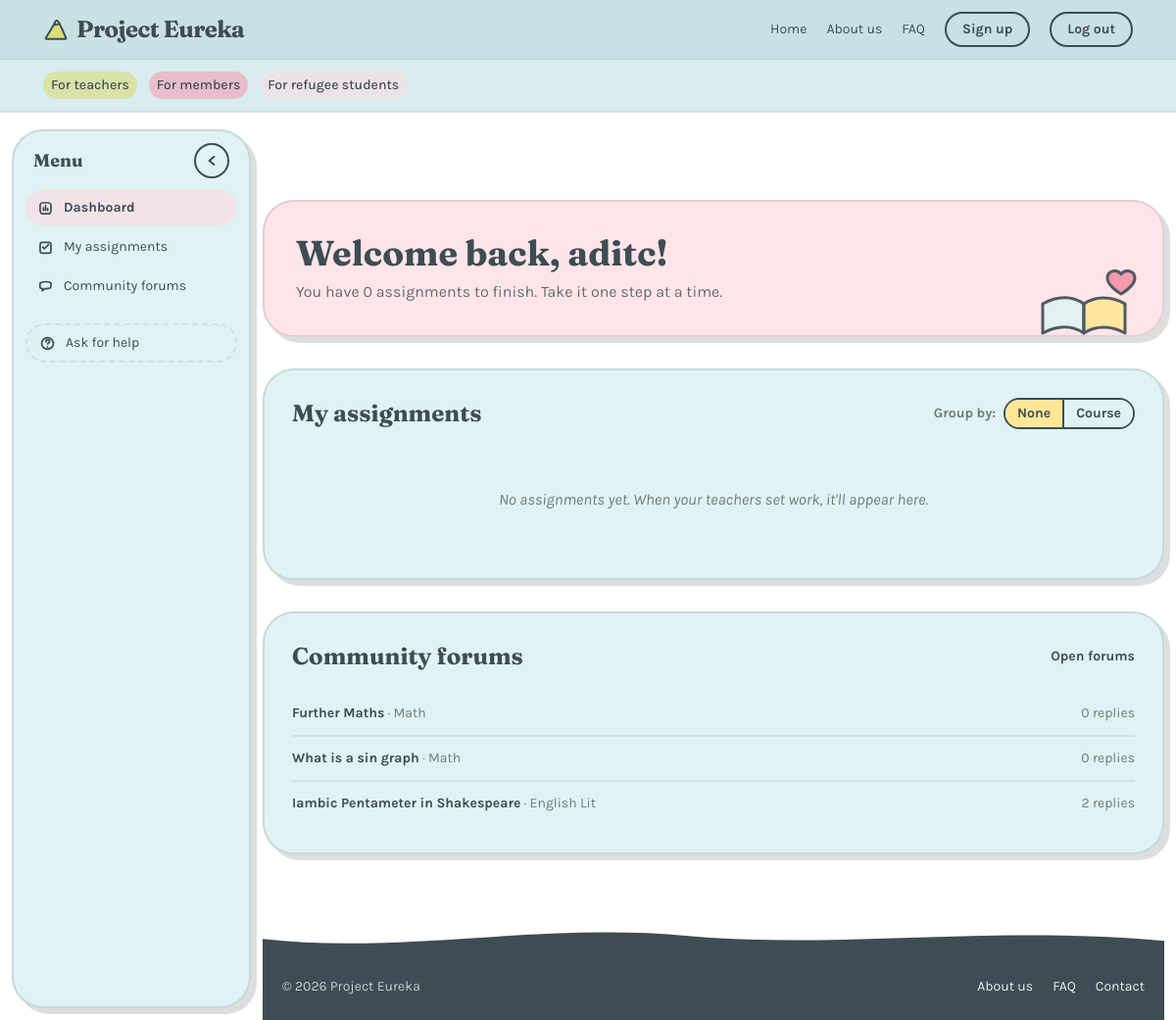
Page /refugees/dashboard/ (signed in) on the committed database.
### core/models.py (models this page shows, shortened)
class User(AbstractUser):
    class Role(models.TextChoices):
        TEACHER = 'TEACHER', 'Teacher'
        CCA_MEMBER = 'CCA_MEMBER', 'CCA Member'
        REFUGEE_STUDENT = 'REFUGEE_STUDENT', 'Refugee Student'
        STUDENT = 'STUDENT', 'Student'
    email = models.EmailField(unique=True)
    username = models.CharField(max_length=50, unique=True)
    role = models.CharField(
        max_length=100,
        choices=Role.choices,
        default=Role.STUDENT,
        help_text="Select your user role"
    )

### forum/models.py (models this page shows)
class Thread(models.Model):
    category = models.ForeignKey(Category, on_delete=models.CASCADE, related_name="threads")
    title = models.CharField(max_length=200)
    author = models.ForeignKey(settings.AUTH_USER_MODEL, on_delete=models.SET_NULL, null=True)
    body = models.TextField()  # the opening post's body lives on the thread
    created_at = models.DateTimeField(auto_now_add=True)
    updated_at = models.DateTimeField(auto_now=True)
    is_pinned = models.BooleanField(default=False)
    is_locked = models.BooleanField(default=False)

class Category(models.Model):
    name = models.CharField(max_length=80)
    slug = models.SlugField(unique=True)
    description = models.TextField(blank=True)
    order = models.PositiveIntegerField(default=0)  # for display order

### refugees/views.py (the view)
# urls.py: path("dashboard/", views.dashboard, name="dashboard"),
@ensure_csrf_cookie
@login_required
def dashboard(request):
    student = request.user
    enrolled_course_ids = student.enrollments.values_list("course_id", flat=True)
    assignments = (
        Assignment.objects
        .filter(course_id__in=enrolled_course_ids)
        .select_related("course", "course__teacher")
        .order_by("title")
    )
    for assignment in assignments:
        AssignmentCompletion.objects.get_or_create(
            assignment=assignment,
            student=student,
            defaults={"is_done": False},
        )
    completions = (
        AssignmentCompletion.objects
        .filter(student=student, assignment__course_id__in=enrolled_course_ids)
        .select_related("assignment", "assignment__course", "assignment__course__teacher")
        .order_by("assignment__title")
    )
    pending_count = completions.filter(is_done=False).count()
    recent_threads = (
        Thread.objects
        .select_related("category", "author")
        .annotate(reply_count=Count("replies"))
        .order_by("-created_at")[:3]
    )
    context = {
        "current_page": "refugees",
        "signed_in": True,
        "display_name": student.get_short_name() or student.username,
        "avatar_letter": (student.get_short_name() or student.username)[:1].upper(),
        "completions": completions,
        "pending_count": pending_count,
        "recent_threads": recent_threads,
    }
    return render(request, "refugees/dashboard.html", context)

### refugees/templates/refugees/dashboard.html (shortened to what this page needs)
{% extends "base.html" %}
{% load static %}
{% load i18n %}
{% block body %}
{% include "partials/header.html" %}
  <aside id="sidebar" aria-label="{% translate 'Student menu' %}">
    <nav class="h-full flex flex-col rounded-blob bg-cream border-2 border-ink/15 shadow-[6px_6px_0_0_rgba(62,76,84,0.18)] p-3 text-sm overflow-y-auto">
      <div class="flex items-center justify-between gap-2 px-2 pb-3">
        <p class="sb-title font-display font-bold text-lg">{% translate "Menu" %}</p>
        <button id="sidebar-toggle" type="button" aria-label="{% translate 'Collapse menu' %}" aria-expanded="true"
                class="grid place-items-center w-9 h-9 rounded-full border-2 border-ink bg-cream hover:bg-butter/70 transition-colors">
          <svg width="16" height="16" viewBox="0 0 20 20" fill="none" aria-hidden="true">
            <path d="M13 5 L 7 10 L 13 15" stroke="#3E4C54" stroke-width="2.5" stroke-linecap="round" stroke-linejoin="round"/>
          </svg>
        </button>
      </div>
      <ul class="space-y-1">
        <li><a href="#dashboard" aria-current="page" title="{% translate 'Dashboard' %}" class="flex items-center gap-2.5 rounded-full bg-blush/60 px-3 py-2 font-bold">
          <span class="sb-label">{% translate "Dashboard" %}</span></a></li>
        <li><a href="#assignments" title="{% translate 'My assignments' %}" class="flex items-center gap-2.5 rounded-full px-3 py-2 hover:bg-blush/40 transition-colors">
          <span class="sb-label">{% translate "My assignments" %}</span></a></li>
        <li><a href="#forums" title="{% translate 'Community forums' %}" class="flex items-center gap-2.5 rounded-full px-3 py-2 hover:bg-blush/40 transition-colors">
          <svg width="17" height="17" viewBox="0 0 20 20" fill="none" aria-hidden="true" class="flex-none"><path d="M3.5 5.5 C 7 4 13 4 16.5 5.5 c.3 2.2 0 4.6-.6 6 c-2 1-4.5 1.2-6.6 1 L6 15 l.4-2.6 c-1 0-2-.4-2.9-.9 C 3 10.1 3.2 7.7 3.5 5.5 Z" stroke="#3E4C54" stroke-width="2" stroke-linejoin="round"/></svg>
          <span class="sb-label">{% translate "Community forums" %}</span></a></li>
        <li class="pt-4"><a href="{% url 'core:contact' %}" title="{% translate 'Ask for help' %}" class="flex items-center gap-2.5 rounded-full px-3 py-2 hover:bg-blush/40 transition-colors border-2 border-ink/10 border-dashed">
          <svg width="17" height="17" viewBox="0 0 20 20" fill="none" aria-hidden="true" class="flex-none"><circle cx="10" cy="10" r="7" stroke="#3E4C54" stroke-width="2"/><path d="M8 8 c 0-1.5 1-2.5 2.2-2.5 c 1.4 0 2.3 1 2.3 2 c 0 1.5-1.5 1.8-2.3 3 M10 14 v.1" stroke="#3E4C54" stroke-width="2" stroke-linecap="round"/></svg>
          <span class="sb-label">{% translate "Ask for help" %}</span></a></li>
      </ul>
    </nav>
  </aside>
  <div id="main-shell" class="pt-32">
    <main id="dashboard" class="pb-16 pt-6 space-y-8">
      <section class="reveal relative overflow-hidden rounded-blob bg-blush/70 border-2 border-ink/15 shadow-[6px_6px_0_0_rgba(62,76,84,0.18)] p-8">
        <h1 class="font-display text-3xl md:text-4xl font-bold mb-2">{% translate "Welcome back," %} {{ display_name|default:"Amira" }}!</h1>
        <p class="text-ink/80 max-w-md">
        </p>
      </section>
      <section id="assignments" class="reveal rounded-blob bg-cream border-2 border-ink/15 shadow-[6px_6px_0_0_rgba(62,76,84,0.18)] p-7">
        <div class="flex flex-wrap items-center justify-between gap-4 mb-5">
          <h2 class="font-display text-2xl font-bold">{% translate "My assignments" %}</h2>
          <div class="flex items-center gap-2 text-sm">
            <span class="text-inksoft font-bold">{% translate "Group by:" %}</span>
            <div class="inline-flex rounded-full border-2 border-ink overflow-hidden">
              <button type="button" id="group-none" class="px-3 py-1 font-bold bg-butter" aria-pressed="true">{% translate "None" %}</button>
              <button type="button" id="group-course" class="px-3 py-1 font-bold bg-cream hover:bg-butter/60 transition-colors border-l-2 border-ink" aria-pressed="false">{% translate "Course" %}</button>
            </div>
          </div>
        </div>
        <ul id="assignment-list" class="space-y-3">
          {% for c in completions %}
            <li class="assignment-row flex flex-wrap items-center gap-3 rounded-2xl border-2 border-ink/10 p-4 {% if c.is_done %}bg-mint/10{% else %}bg-cream{% endif %}"
                data-course="{{ c.assignment.course.name }}">
              <input type="checkbox"
                     id="completion-{{ c.pk }}"
                     class="doodle-check flex-none"
                     {% if c.is_done %}checked{% endif %}>
              <label for="completion-{{ c.pk }}" class="cursor-pointer flex-1 min-w-0">
                <span class="assignment-title font-bold {% if c.is_done %}line-through text-inksoft/60{% endif %}">{{ c.assignment.title }}</span>
                <span class="block text-xs text-inksoft mt-0.5">
                  {{ c.assignment.course.name }}
                  · {% blocktranslate trimmed with teacher=c.assignment.course.teacher.get_short_name|default:c.assignment.course.teacher.username %}with {{ teacher }}{% endblocktranslate %}
                  {% if c.assignment.due_date %}
                    · {% blocktranslate trimmed with due=c.assignment.due_date|date:"M j" %}due {{ due }}{% endblocktranslate %}
                  {% endif %}
                </span>
              </label>
            </li>
          {% empty %}
            <li class="text-center text-inksoft italic py-10">
              {% translate "No assignments yet. When your teachers set work, it'll appear here." %}
            </li>
          {% endfor %}
        </ul>
      </section>
      <section id="forums" class="reveal rounded-blob bg-cream border-2 border-ink/15 shadow-[6px_6px_0_0_rgba(62,76,84,0.18)] p-7">
        <div class="flex items-center justify-between gap-4 mb-5">
          <h2 class="font-display text-2xl font-bold">{% translate "Community forums" %}</h2>
          <a href="{% url 'forum:index' %}" class="squiggle-link text-sm font-bold">{% translate "Open forums" %}</a>
        </div>
        <ul class="divide-y-2 divide-ink/10 text-sm">
          {% for thread in recent_threads %}
            <li class="py-3 flex flex-wrap justify-between gap-2">
              <span>
                <a href="{% url 'forum:thread' thread.category.slug thread.pk %}" class="font-bold squiggle-link">{{ thread.title }}</a>
                <span class="text-inksoft">· {{ thread.category.name }}</span>
              </span>
              <span class="text-inksoft">
              </span>
            </li>
          {% empty %}
            <li class="py-3 text-inksoft italic">{% translate "No discussions yet. Start one!" %}</li>
          {% endfor %}
        </ul>
      </section>
    </main>
    {% include "partials/footer.html" %}
  </div>
{% endblock %}

### static/css/eureka.css (style rules this page uses)
html { scroll-behavior: smooth; }
body { font-family: 'Karla', sans-serif; }
.font-display { font-family: 'Fraunces', serif; }
.squiggle-link { position: relative; text-decoration: none; }
.squiggle-link::after { content: ""; position: absolute; left: 0; right: 0; bottom: -4px; height: 6px; background-size: 60px 6px; opacity: 0; transition: opacity .2s ease; }
.reveal { opacity: 0; transform: translateY(18px); transition: opacity .6s ease, transform .6s ease; }
.reveal.in { opacity: 1; transform: none; }
:root { --sidebar-w: 244px; --sidebar-w-collapsed: 68px; }
#sidebar { position: fixed; top: 132px; left: 12px; bottom: 12px; z-index: 40; width: var(--sidebar-w); transition: width .28s ease; }
#main-shell { margin-left: calc(var(--sidebar-w) + 24px); padding-right: 12px; transition: margin-left .28s ease; }
#sidebar-toggle svg { transition: transform .25s ease; }

### rows in the picture
User: username "aditc"
Thread: title "Further Maths", category.name "Math"
Thread: title "What is a sin graph", category.name "Math"
Thread: title "Iambic Pentameter in Shakespeare", category.name "English Lit"
